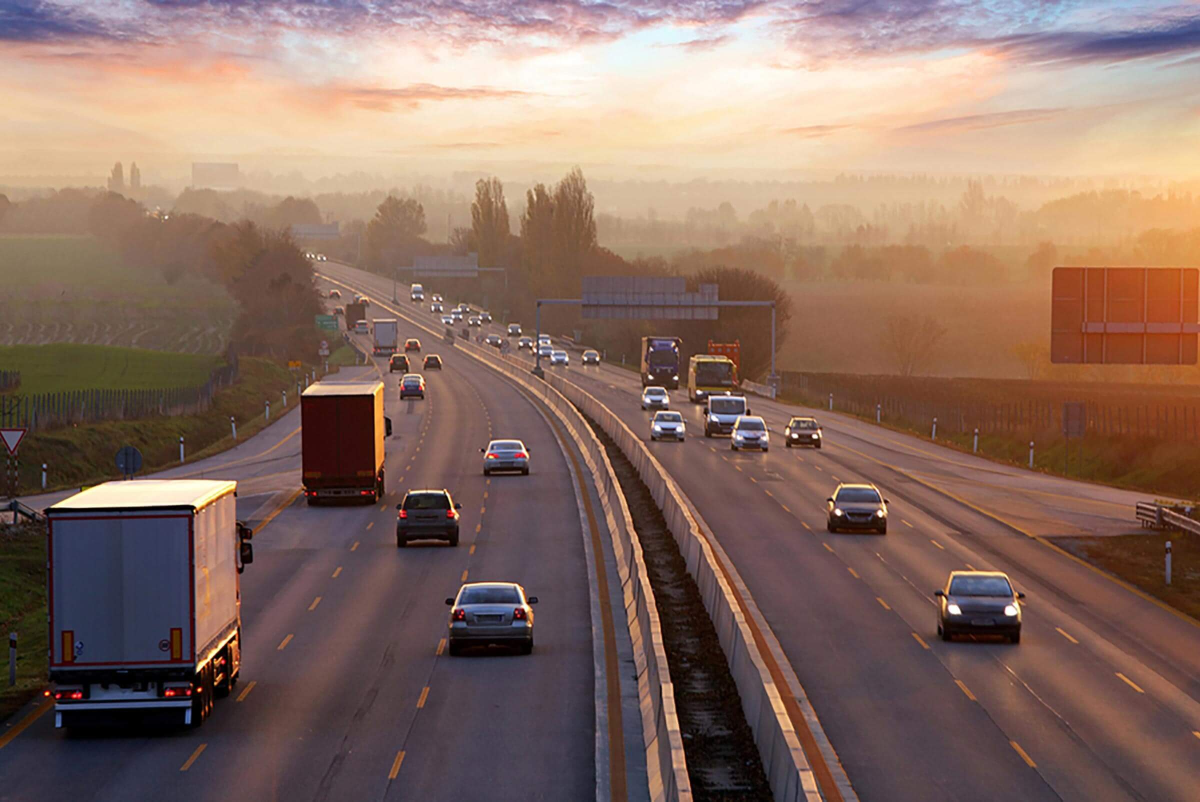
#> input picture road.jpg, 2400 x 1603 px (shown at 1/2 size)
$ python readingTheImage.py
#> lines starting #> are read from the running program, lines starting #| are printed output that depends on the picture
import cv2

image = cv2.imread('road.jpg', 1)
#> image is the input picture: shape (1603, 2400, 3); mean B, G, R 98.4, 109.4, 136.3

(h, w) = image.shape[:2]
#> h = 1603; w = 2400

ratio = 800/w
#> ratio = 0.333

image = cv2.resize(image, (800, int(ratio * h)))
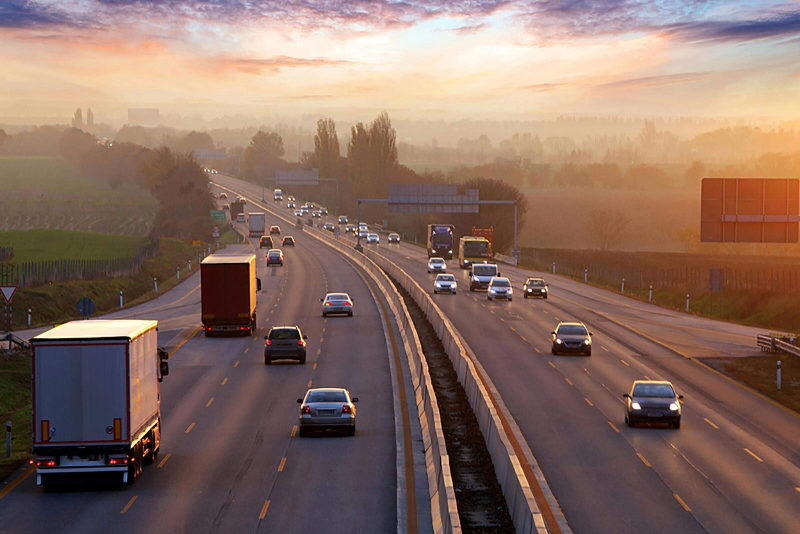
#> image: shape (534, 800, 3); mean B, G, R 98.3, 109.3, 136.2

cv2.imshow('image', image)

cv2.waitKey(0)

cv2.destroyAllWindows()

#print("printing after the execution")

roi = image[50:100, 50:100]
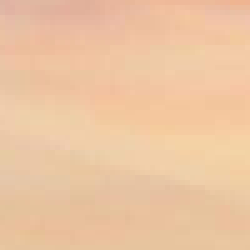
#> roi: shape (50, 50, 3) (shown 5 times larger); mean B, G, R 161.7, 197.1, 236.7

cv2.imshow('image', roi)
cv2.waitKey(0)
cv2.destroyAllWindows()

rect_image = cv2.rectangle(image, (50, 50), (100, 100), (255, 0, 0), 4)

cv2.imshow('image', rect_image)
cv2.waitKey(0)
cv2.destroyAllWindows()

text_image = cv2.putText(rect_image, 'this is the text', (50, 50), cv2.FONT_HERSHEY_SIMPLEX, 4, (255, 0, 0), 3)
cv2.imshow('image', text_image)
cv2.waitKey(0)
cv2.destroyAllWindows()

import matplotlib.pyplot as plt

plt.imshow(image)
plt.waitforbuttonpress()
plt.close('all')
